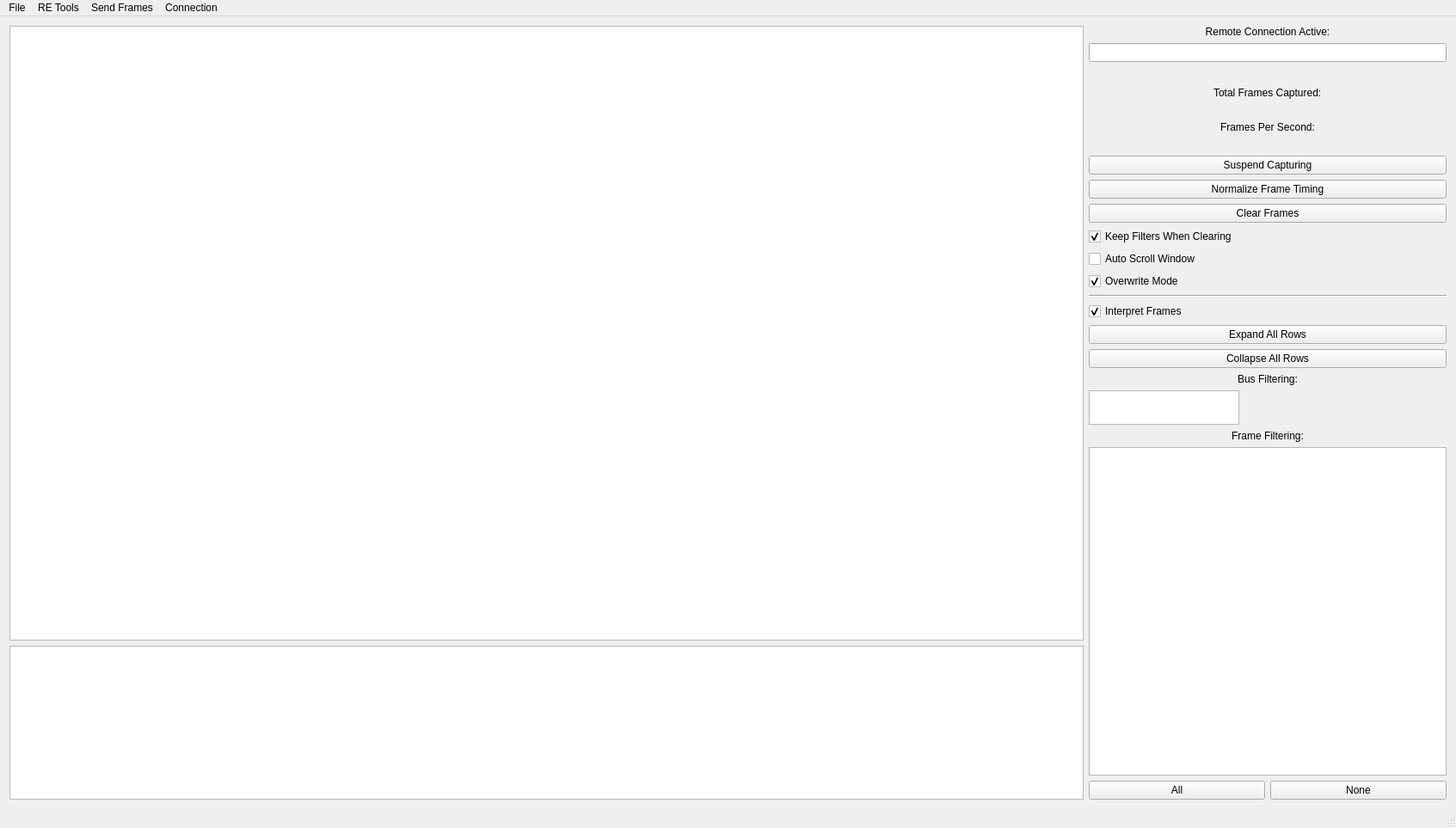
<?xml version="1.0" encoding="UTF-8"?>
<ui version="4.0">
 <class>MainWindow</class>
 <widget class="QMainWindow" name="MainWindow">
  <property name="geometry">
   <rect>
    <x>0</x>
    <y>0</y>
    <width>1693</width>
    <height>963</height>
   </rect>
  </property>
  <property name="sizePolicy">
   <sizepolicy hsizetype="Fixed" vsizetype="Fixed">
    <horstretch>0</horstretch>
    <verstretch>0</verstretch>
   </sizepolicy>
  </property>
  <property name="minimumSize">
   <size>
    <width>800</width>
    <height>500</height>
   </size>
  </property>
  <property name="windowTitle">
   <string>SavvyCAN</string>
  </property>
  <widget class="QWidget" name="centralWidget">
   <layout class="QVBoxLayout" name="verticalLayout_2" stretch="0">
    <item>
     <layout class="QHBoxLayout" name="horizontalLayout_2" stretch="9,3">
      <item>
       <layout class="QVBoxLayout" name="verticalLayout_3" stretch="8,2">
        <item>
         <widget class="QTableView" name="canFramesView">
          <property name="sizePolicy">
           <sizepolicy hsizetype="Preferred" vsizetype="Preferred">
            <horstretch>0</horstretch>
            <verstretch>0</verstretch>
           </sizepolicy>
          </property>
          <property name="minimumSize">
           <size>
            <width>0</width>
            <height>0</height>
           </size>
          </property>
          <property name="font">
           <font>
            <pointsize>11</pointsize>
            <bold>false</bold>
           </font>
          </property>
          <property name="alternatingRowColors">
           <bool>true</bool>
          </property>
          <property name="verticalScrollMode">
           <enum>QAbstractItemView::ScrollMode::ScrollPerPixel</enum>
          </property>
          <property name="wordWrap">
           <bool>false</bool>
          </property>
          <attribute name="horizontalHeaderStretchLastSection">
           <bool>false</bool>
          </attribute>
         </widget>
        </item>
        <item>
         <widget class="QTableWidget" name="tableSimpleSender">
          <property name="sizePolicy">
           <sizepolicy hsizetype="Preferred" vsizetype="Preferred">
            <horstretch>0</horstretch>
            <verstretch>0</verstretch>
           </sizepolicy>
          </property>
          <property name="minimumSize">
           <size>
            <width>0</width>
            <height>0</height>
           </size>
          </property>
         </widget>
        </item>
       </layout>
      </item>
      <item>
       <layout class="QVBoxLayout" name="verticalLayout">
        <item>
         <widget class="QLabel" name="lblRemoteConn">
          <property name="enabled">
           <bool>true</bool>
          </property>
          <property name="text">
           <string>Remote Connection Active:</string>
          </property>
          <property name="alignment">
           <set>Qt::AlignmentFlag::AlignCenter</set>
          </property>
         </widget>
        </item>
        <item>
         <widget class="QLineEdit" name="lineRemoteKey">
          <property name="enabled">
           <bool>true</bool>
          </property>
          <property name="minimumSize">
           <size>
            <width>0</width>
            <height>0</height>
           </size>
          </property>
          <property name="maximumSize">
           <size>
            <width>1000</width>
            <height>50</height>
           </size>
          </property>
          <property name="baseSize">
           <size>
            <width>150</width>
            <height>50</height>
           </size>
          </property>
          <property name="font">
           <font>
            <bold>false</bold>
           </font>
          </property>
          <property name="maxLength">
           <number>8</number>
          </property>
          <property name="alignment">
           <set>Qt::AlignmentFlag::AlignLeading|Qt::AlignmentFlag::AlignLeft|Qt::AlignmentFlag::AlignVCenter</set>
          </property>
          <property name="readOnly">
           <bool>true</bool>
          </property>
         </widget>
        </item>
        <item>
         <widget class="QLabel" name="lblContMsg">
          <property name="palette">
           <palette>
            <active>
             <colorrole role="WindowText">
              <brush brushstyle="SolidPattern">
               <color alpha="255">
                <red>255</red>
                <green>0</green>
                <blue>0</blue>
               </color>
              </brush>
             </colorrole>
            </active>
            <inactive>
             <colorrole role="WindowText">
              <brush brushstyle="SolidPattern">
               <color alpha="255">
                <red>255</red>
                <green>0</green>
                <blue>0</blue>
               </color>
              </brush>
             </colorrole>
            </inactive>
            <disabled>
             <colorrole role="WindowText">
              <brush brushstyle="SolidPattern">
               <color alpha="255">
                <red>120</red>
                <green>120</green>
                <blue>120</blue>
               </color>
              </brush>
             </colorrole>
            </disabled>
           </palette>
          </property>
          <property name="font">
           <font>
            <pointsize>11</pointsize>
            <italic>true</italic>
            <bold>true</bold>
           </font>
          </property>
          <property name="text">
           <string/>
          </property>
          <property name="alignment">
           <set>Qt::AlignmentFlag::AlignCenter</set>
          </property>
         </widget>
        </item>
        <item alignment="Qt::AlignmentFlag::AlignHCenter">
         <widget class="QLabel" name="label">
          <property name="sizePolicy">
           <sizepolicy hsizetype="Preferred" vsizetype="Fixed">
            <horstretch>0</horstretch>
            <verstretch>0</verstretch>
           </sizepolicy>
          </property>
          <property name="text">
           <string>Total Frames Captured:</string>
          </property>
         </widget>
        </item>
        <item alignment="Qt::AlignmentFlag::AlignHCenter">
         <widget class="QLabel" name="lbNumFrames">
          <property name="sizePolicy">
           <sizepolicy hsizetype="Preferred" vsizetype="Fixed">
            <horstretch>0</horstretch>
            <verstretch>0</verstretch>
           </sizepolicy>
          </property>
          <property name="text">
           <string/>
          </property>
         </widget>
        </item>
        <item alignment="Qt::AlignmentFlag::AlignHCenter">
         <widget class="QLabel" name="label_6">
          <property name="sizePolicy">
           <sizepolicy hsizetype="Preferred" vsizetype="Fixed">
            <horstretch>0</horstretch>
            <verstretch>0</verstretch>
           </sizepolicy>
          </property>
          <property name="text">
           <string>Frames Per Second:</string>
          </property>
         </widget>
        </item>
        <item alignment="Qt::AlignmentFlag::AlignHCenter">
         <widget class="QLabel" name="lbFPS">
          <property name="sizePolicy">
           <sizepolicy hsizetype="Preferred" vsizetype="Fixed">
            <horstretch>0</horstretch>
            <verstretch>0</verstretch>
           </sizepolicy>
          </property>
          <property name="text">
           <string/>
          </property>
         </widget>
        </item>
        <item>
         <widget class="QPushButton" name="btnCaptureToggle">
          <property name="sizePolicy">
           <sizepolicy hsizetype="Minimum" vsizetype="Fixed">
            <horstretch>0</horstretch>
            <verstretch>0</verstretch>
           </sizepolicy>
          </property>
          <property name="layoutDirection">
           <enum>Qt::LayoutDirection::LeftToRight</enum>
          </property>
          <property name="text">
           <string>Suspend Capturing</string>
          </property>
          <property name="checkable">
           <bool>false</bool>
          </property>
         </widget>
        </item>
        <item>
         <widget class="QPushButton" name="btnNormalize">
          <property name="text">
           <string>Normalize Frame Timing</string>
          </property>
         </widget>
        </item>
        <item>
         <widget class="QPushButton" name="btnClearFrames">
          <property name="sizePolicy">
           <sizepolicy hsizetype="Minimum" vsizetype="Fixed">
            <horstretch>0</horstretch>
            <verstretch>0</verstretch>
           </sizepolicy>
          </property>
          <property name="text">
           <string>Clear Frames</string>
          </property>
         </widget>
        </item>
        <item>
         <widget class="QCheckBox" name="cbPersistentFilters">
          <property name="text">
           <string>Keep Filters When Clearing</string>
          </property>
          <property name="checked">
           <bool>true</bool>
          </property>
         </widget>
        </item>
        <item>
         <widget class="QCheckBox" name="cbAutoScroll">
          <property name="text">
           <string>Auto Scroll Window</string>
          </property>
         </widget>
        </item>
        <item>
         <widget class="QCheckBox" name="cbOverwrite">
          <property name="enabled">
           <bool>true</bool>
          </property>
          <property name="text">
           <string>Overwrite Mode</string>
          </property>
          <property name="checked">
           <bool>true</bool>
          </property>
         </widget>
        </item>
        <item>
         <widget class="Line" name="line">
          <property name="sizePolicy">
           <sizepolicy hsizetype="Expanding" vsizetype="Fixed">
            <horstretch>0</horstretch>
            <verstretch>0</verstretch>
           </sizepolicy>
          </property>
          <property name="orientation">
           <enum>Qt::Orientation::Horizontal</enum>
          </property>
         </widget>
        </item>
        <item>
         <widget class="QCheckBox" name="cbInterpret">
          <property name="text">
           <string>Interpret Frames</string>
          </property>
          <property name="checked">
           <bool>true</bool>
          </property>
         </widget>
        </item>
        <item>
         <widget class="QPushButton" name="btnExpandAll">
          <property name="text">
           <string>Expand All Rows</string>
          </property>
         </widget>
        </item>
        <item>
         <widget class="QPushButton" name="btnCollapseAll">
          <property name="text">
           <string>Collapse All Rows</string>
          </property>
         </widget>
        </item>
        <item>
         <widget class="QLabel" name="label_2">
          <property name="text">
           <string>Bus Filtering:</string>
          </property>
          <property name="alignment">
           <set>Qt::AlignmentFlag::AlignCenter</set>
          </property>
         </widget>
        </item>
        <item>
         <widget class="QListWidget" name="listBusFilters">
          <property name="sizePolicy">
           <sizepolicy hsizetype="Fixed" vsizetype="Expanding">
            <horstretch>0</horstretch>
            <verstretch>0</verstretch>
           </sizepolicy>
          </property>
          <property name="maximumSize">
           <size>
            <width>175</width>
            <height>40</height>
           </size>
          </property>
          <property name="flow">
           <enum>QListView::Flow::LeftToRight</enum>
          </property>
         </widget>
        </item>
        <item>
         <widget class="QLabel" name="label_7">
          <property name="sizePolicy">
           <sizepolicy hsizetype="Expanding" vsizetype="Preferred">
            <horstretch>0</horstretch>
            <verstretch>0</verstretch>
           </sizepolicy>
          </property>
          <property name="text">
           <string>Frame Filtering:</string>
          </property>
          <property name="alignment">
           <set>Qt::AlignmentFlag::AlignCenter</set>
          </property>
         </widget>
        </item>
        <item>
         <widget class="QListWidget" name="listFilters">
          <property name="sizePolicy">
           <sizepolicy hsizetype="Expanding" vsizetype="Expanding">
            <horstretch>0</horstretch>
            <verstretch>0</verstretch>
           </sizepolicy>
          </property>
          <property name="accessibleDescription">
           <string/>
          </property>
          <property name="verticalScrollBarPolicy">
           <enum>Qt::ScrollBarPolicy::ScrollBarAsNeeded</enum>
          </property>
          <property name="horizontalScrollBarPolicy">
           <enum>Qt::ScrollBarPolicy::ScrollBarAsNeeded</enum>
          </property>
          <property name="autoScrollMargin">
           <number>8</number>
          </property>
          <property name="alternatingRowColors">
           <bool>false</bool>
          </property>
         </widget>
        </item>
        <item>
         <layout class="QHBoxLayout" name="horizontalLayout_3">
          <item>
           <widget class="QPushButton" name="btnFilterAll">
            <property name="text">
             <string>All</string>
            </property>
           </widget>
          </item>
          <item>
           <widget class="QPushButton" name="btnFilterNone">
            <property name="text">
             <string>None</string>
            </property>
           </widget>
          </item>
         </layout>
        </item>
       </layout>
      </item>
     </layout>
    </item>
   </layout>
  </widget>
  <widget class="QMenuBar" name="menuBar">
   <property name="geometry">
    <rect>
     <x>0</x>
     <y>0</y>
     <width>1693</width>
     <height>24</height>
    </rect>
   </property>
   <widget class="QMenu" name="menu_RE_Tools">
    <property name="title">
     <string>RE Tools</string>
    </property>
    <addaction name="actionFlow_View"/>
    <addaction name="actionGraph_Dta"/>
    <addaction name="actionFrame_Data_Analysis"/>
    <addaction name="actionFile_Comparison"/>
    <addaction name="actionDBC_Comparison"/>
    <addaction name="actionRange_State_2"/>
    <addaction name="actionSingle_Multi_State_2"/>
    <addaction name="actionISO_TP_Decoder"/>
    <addaction name="actionSniffer"/>
    <addaction name="actionCapture_Bisector"/>
    <addaction name="actionSignal_Viewer"/>
    <addaction name="actionTemporal_Graph"/>
   </widget>
   <widget class="QMenu" name="menuSend_Frames">
    <property name="title">
     <string>Send Frames</string>
    </property>
    <addaction name="action_Playback"/>
    <addaction name="action_Custom"/>
    <addaction name="actionScripting_INterface"/>
    <addaction name="actionFuzzing"/>
    <addaction name="actionUDS_Scanner"/>
    <addaction name="actionFirmware_Update"/>
    <addaction name="actionMotorControlConfig"/>
    <addaction name="actionCAN_Bridge"/>
   </widget>
   <widget class="QMenu" name="menuFile">
    <property name="title">
     <string>File</string>
    </property>
    <addaction name="actionOpen_Log_File"/>
    <addaction name="actionSave_Filtered_Log_File"/>
    <addaction name="actionSave_Log_File"/>
    <addaction name="actionSave_Continuous_Logfile"/>
    <addaction name="separator"/>
    <addaction name="separator"/>
    <addaction name="actionLoad_Filter_Definition"/>
    <addaction name="actionSave_Filter_Definition"/>
    <addaction name="separator"/>
    <addaction name="actionDBC_File_Manager"/>
    <addaction name="actionSave_Decoded_Frames"/>
    <addaction name="actionSave_Decoded_Frames_CSV"/>
    <addaction name="separator"/>
    <addaction name="actionPreferences"/>
    <addaction name="separator"/>
    <addaction name="actionExit_Application"/>
   </widget>
   <widget class="QMenu" name="menuConnection">
    <property name="title">
     <string>Connection</string>
    </property>
    <addaction name="actionSetup"/>
   </widget>
   <addaction name="menuFile"/>
   <addaction name="menu_RE_Tools"/>
   <addaction name="menuSend_Frames"/>
   <addaction name="menuConnection"/>
  </widget>
  <widget class="QStatusBar" name="statusBar"/>
  <action name="action_Playback">
   <property name="text">
    <string>Playback</string>
   </property>
  </action>
  <action name="action_Custom">
   <property name="text">
    <string>Custom</string>
   </property>
  </action>
  <action name="actionFlow_View">
   <property name="text">
    <string>Flow View</string>
   </property>
  </action>
  <action name="actionFuzzy_Scope">
   <property name="text">
    <string>Fuzzy Scope</string>
   </property>
  </action>
  <action name="actionGraph_Dta">
   <property name="text">
    <string>New Graphing Window</string>
   </property>
  </action>
  <action name="actionOpen_Log_File">
   <property name="text">
    <string>Load Log File</string>
   </property>
   <property name="shortcut">
    <string>Ctrl+O</string>
   </property>
  </action>
  <action name="actionSave_Log_File">
   <property name="text">
    <string>Save Log File</string>
   </property>
  </action>
  <action name="actionFrame_Data_Analysis">
   <property name="text">
    <string>Frame Data Analysis</string>
   </property>
  </action>
  <action name="actionLoad_DBC_File">
   <property name="text">
    <string>Load DBC File</string>
   </property>
  </action>
  <action name="actionEdit_Messages_Signals">
   <property name="text">
    <string>Edit Messages/Signals</string>
   </property>
  </action>
  <action name="actionSave_DBC_File">
   <property name="text">
    <string>Save DBC File</string>
   </property>
  </action>
  <action name="actionSave_Decoded_Frames">
   <property name="text">
    <string>Save Decoded Frames</string>
   </property>
  </action>
  <action name="actionExit_Application">
   <property name="text">
    <string>Exit Application</string>
   </property>
  </action>
  <action name="actionFile_Comparison">
   <property name="text">
    <string>File Comparison</string>
   </property>
  </action>
  <action name="actionPreferences">
   <property name="text">
    <string>Preferences</string>
   </property>
  </action>
  <action name="actionSave_Filtered_Log_File">
   <property name="text">
    <string>Save Filtered Log File</string>
   </property>
  </action>
  <action name="actionLoad_Filter_Definition">
   <property name="text">
    <string>Load Filter Definition</string>
   </property>
  </action>
  <action name="actionSave_Filter_Definition">
   <property name="text">
    <string>Save Filter Definition</string>
   </property>
  </action>
  <action name="actionFirmware_Uploader">
   <property name="text">
    <string>Firmware Uploader</string>
   </property>
  </action>
  <action name="actionSetup">
   <property name="text">
    <string>Open Connection Window</string>
   </property>
  </action>
  <action name="actionConnect">
   <property name="text">
    <string>Connect</string>
   </property>
  </action>
  <action name="actionScripting_INterface">
   <property name="text">
    <string>Scripting Interface</string>
   </property>
  </action>
  <action name="actionRange_State_2">
   <property name="text">
    <string>Range State</string>
   </property>
  </action>
  <action name="actionSingle_Multi_State_2">
   <property name="text">
    <string>Single/Multi State</string>
   </property>
  </action>
  <action name="actionDBC_File_Manager">
   <property name="text">
    <string>DBC File Manager</string>
   </property>
  </action>
  <action name="actionFuzzing">
   <property name="text">
    <string>Fuzzing</string>
   </property>
  </action>
  <action name="actionUDS_Scanner">
   <property name="text">
    <string>UDS Scanner</string>
   </property>
  </action>
  <action name="actionISO_TP_Decoder">
   <property name="text">
    <string>ISO-TP Decoder</string>
   </property>
  </action>
  <action name="actionSniffer">
   <property name="text">
    <string>Sniffer</string>
   </property>
  </action>
  <action name="actionFirmware_Update">
   <property name="text">
    <string>Firmware Update</string>
   </property>
  </action>
  <action name="actionMotorControlConfig">
   <property name="text">
    <string>MotorControlConfig</string>
   </property>
  </action>
  <action name="actionCapture_Bisector">
   <property name="text">
    <string>Capture Bisector</string>
   </property>
  </action>
  <action name="actionSignal_Viewer">
   <property name="text">
    <string>Signal Viewer</string>
   </property>
  </action>
  <action name="actionSave_Continuous_Logfile">
   <property name="text">
    <string>Start Continuous Logging</string>
   </property>
  </action>
  <action name="actionTemporal_Graph">
   <property name="text">
    <string>Temporal Graph</string>
   </property>
  </action>
  <action name="actionDBC_Comparison">
   <property name="text">
    <string>DBC Comparison</string>
   </property>
  </action>
  <action name="actionSave_Decoded_Frames_CSV">
   <property name="text">
    <string>Save Decoded Frames CSV</string>
   </property>
  </action>
  <action name="actionCAN_Bridge">
   <property name="text">
    <string>CAN Bridge</string>
   </property>
  </action>
 </widget>
 <layoutdefault spacing="6" margin="11"/>
 <resources/>
 <connections/>
 <slots>
  <slot>handleLoadFile()</slot>
  <slot>connButtonPress()</slot>
  <slot>showGraphingWindow()</slot>
  <slot>showFrameDataAnalysis()</slot>
 </slots>
</ui>
